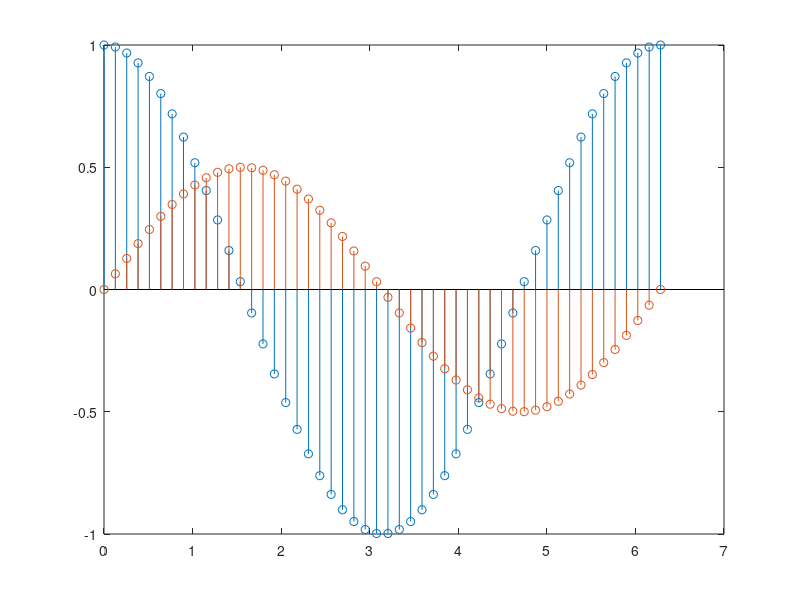
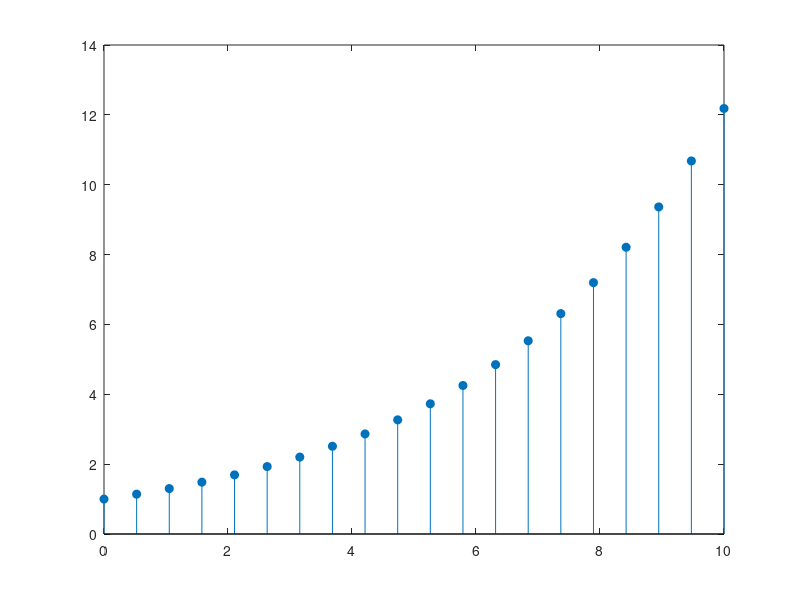
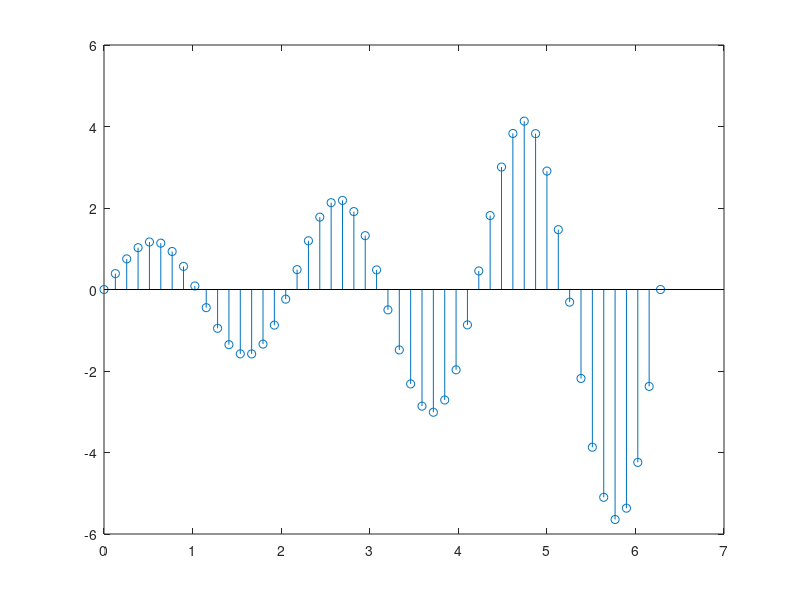

These charts were generated, in order, by the following MATLAB code:
figure
X = linspace(0,2*pi,50)';
Y = [cos(X), 0.5*sin(X)];
stem(X,Y)

figure
X = linspace(0,10,20)';
Y = (exp(0.25*X));
stem(X,Y,'filled')

figure
X = linspace(0,2*pi,50);
Y = exp(0.3*X).*sin(3*X);
h = stem(X,Y);